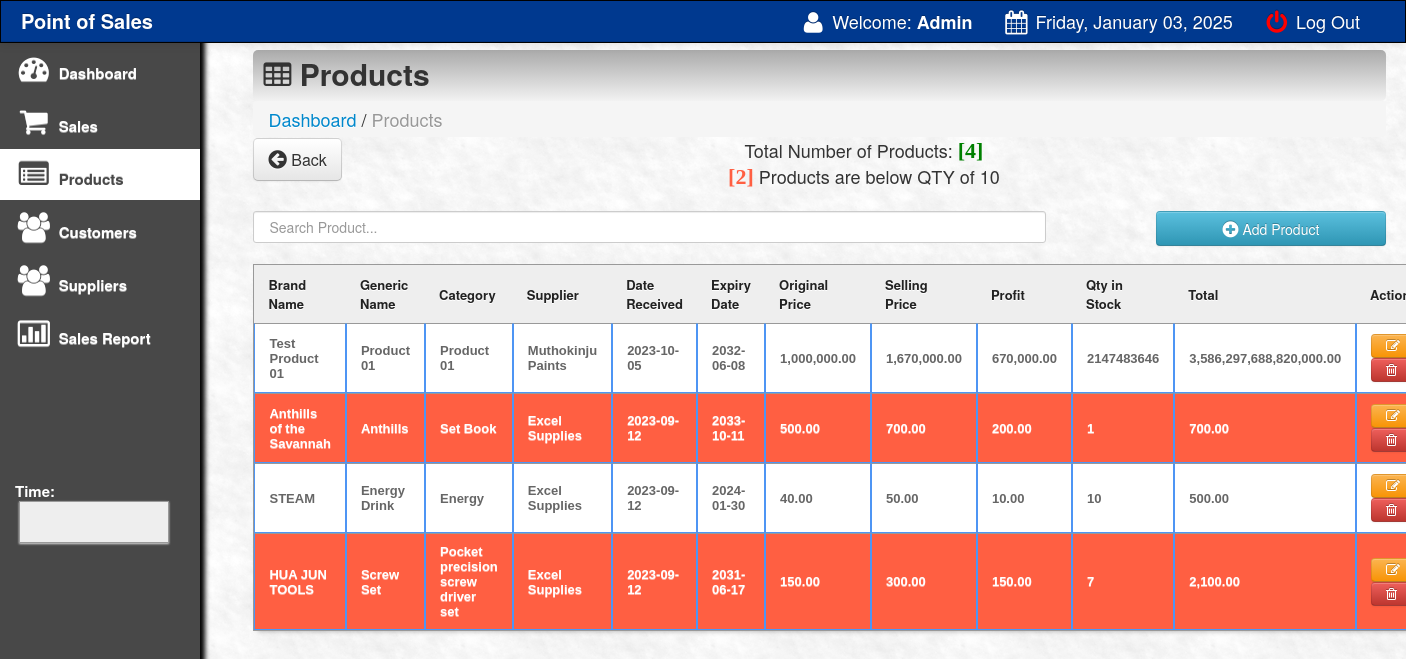
Screenshot of /main/products.php (signed in) with the database file from the repository.
### tables this page shows
CREATE TABLE `products` (
  `product_id` int(11) NOT NULL,
  `product_code` varchar(200) NOT NULL,
  `gen_name` varchar(200) NOT NULL,
  `product_name` varchar(200) NOT NULL,
  `cost` varchar(100) NOT NULL,
  `o_price` varchar(100) NOT NULL,
  `price` varchar(100) NOT NULL,
  `profit` varchar(100) NOT NULL,
  `supplier` varchar(100) NOT NULL,
  `onhand_qty` int(10) NOT NULL,
  `qty` int(10) NOT NULL,
  `qty_sold` int(10) NOT NULL,
  `expiry_date` varchar(500) NOT NULL,
  `date_arrival` varchar(500) NOT NULL,
  `b_code` varchar(200) NOT NULL
);

### main/products.php (the view, shortened to what this page needs)
<html>
<head>
 <link href="css/bootstrap.css" rel="stylesheet">
    <link rel="stylesheet" type="text/css" href="css/DT_bootstrap.css">
  <link rel="stylesheet" href="css/font-awesome.min.css">
    <link href="css/bootstrap-responsive.css" rel="stylesheet">
<link href="../style.css" media="screen" rel="stylesheet" type="text/css" />
<link href="src/facebox.css" media="screen" rel="stylesheet" type="text/css" />
</head>
<?php
function createRandomPassword() {
	$chars = "003232303232023232023456789";
	$i = 0;
	$pass = '' ;
	while ($i <= 7) {
		$num = rand() % 33;
		$tmp = substr($chars, $num, 1);
		$pass = $pass . $tmp;
		$i++;
	}
	return $pass;
}
$finalcode='RS-'.createRandomPassword();
?>
<body>
<?php include('navfixed.php');?>
<div class="container-fluid">
      <div class="row-fluid">
	<div class="span2">
          <div class="well sidebar-nav">
              <ul class="nav nav-list">
              <li><a href="index.php"><i class="icon-dashboard icon-2x"></i> Dashboard </a></li>
			<li><a href="sales.php?id=cash&invoice=<?php echo $finalcode ?>"><i class="icon-shopping-cart icon-2x"></i> Sales</a>  </li>
			<li class="active"><a href="products.php"><i class="icon-list-alt icon-2x"></i> Products</a>                                     </li>
			<li><a href="customer.php"><i class="icon-group icon-2x"></i> Customers</a>                                    </li>
			<li><a href="supplier.php"><i class="icon-group icon-2x"></i> Suppliers</a>                                    </li>
			<li><a href="salesreport.php?d1=0&d2=0"><i class="icon-bar-chart icon-2x"></i> Sales Report</a>                </li>
			<br><br><br><br><br><br>
			<li>
			 <div class="hero-unit-clock">
			<form name="clock">
			<font color="white">Time: <br></font>&nbsp;<input style="width:150px;" type="submit" class="trans" name="face" value="">
			</form>
			  </div>
			</li>
				</ul>
          </div>
        </div>
	<div class="span10">
	<div class="contentheader">
			<i class="icon-table"></i> Products
			</div>
			<ul class="breadcrumb">
			<li><a href="index.php">Dashboard</a></li> /
			<li class="active">Products</li>
			</ul>
<div style="margin-top: -19px; margin-bottom: 21px;">
<a  href="index.php"><button class="btn btn-default btn-large" style="float: left;"><i class="icon icon-circle-arrow-left icon-large"></i> Back</button></a>
			<?php
			include('../connect.php');
				$result = $db->prepare("SELECT * FROM products ORDER BY qty_sold DESC");
				$result->execute();
				$rowcount = $result->rowcount();
			?>
			<?php
			include('../connect.php');
				$result = $db->prepare("SELECT * FROM products where qty < 10 ORDER BY product_id DESC");
				$result->execute();
				$rowcount123 = $result->rowcount();
			?>
				<div style="text-align:center;">
			Total Number of Products:  <font color="green" style="font:bold 22px 'Aleo';">[<?php echo $rowcount;?>]</font>
			</div>
			<div style="text-align:center;">
			<font style="color:rgb(255, 95, 66);; font:bold 22px 'Aleo';">[<?php echo $rowcount123;?>]</font> Products are below QTY of 10
			</div>
</div>
<input type="text" style="padding:15px;" name="filter" value="" id="filter" placeholder="Search Product..." autocomplete="off" />
<a rel="facebox" href="addproduct.php"><Button type="submit" class="btn btn-info" style="float:right; width:230px; height:35px;" /><i class="icon-plus-sign icon-large"></i> Add Product</button></a><br><br>
<table class="hoverTable" id="resultTable" data-responsive="table" style="text-align: left;">
	<thead>
		<tr>
			<th width="12%"> Brand Name </th>
			<th width="14%"> Generic Name </th>
			<th width="13%"> Category </th>
			<th width="7%"> Supplier </th>
			<th width="8%"> Date Received </th>
			<th width="8%"> Expiry Date </th>
			<th width="6%"> Original Price </th>
			<th width="6%"> Selling Price </th>
			<th width="6%"> Profit </th>
			<th width="3%"> Qty in Stock </th>
			<th width="8%"> Total </th>
			<th width="8%"> Action </th>
		</tr>
	</thead>
	<tbody>
			<?php
			function formatMoney($number, $fractional=false) {
					if ($fractional) {
						$number = sprintf('%.2f', $number);
					}
					while (true) {
						$replaced = preg_replace('/(-?\d+)(\d\d\d)/', '$1,$2', $number);
						if ($replaced != $number) {
							$number = $replaced;
						} else {
							break;
						}
					}
					return $number;
				}
				include('../connect.php');
				$result = $db->prepare("SELECT *, price * qty as total FROM products ORDER BY product_id DESC");
				$result->execute();
				for($i=0; $row = $result->fetch(); $i++){
				$availableqty=$row['qty'];
				if ($availableqty < 10) {
				echo '<tr class="alert alert-warning record" style="color: #fff; background:rgb(255, 95, 66);">';
				}
				else {
				echo '<tr class="record">';
				}
			?>
			<td><?php echo $row['product_code']; ?></td>
			<td><?php echo $row['gen_name']; ?></td>
			<td><?php echo $row['product_name']; ?></td>
					<td><?php echo $row['supplier']; ?></td>
			<td><?php echo $row['date_arrival']; ?></td>
			<td><?php echo $row['expiry_date']; ?></td>
			<td><?php
			$oprice=$row['o_price'];
			echo formatMoney($oprice, true);
			?></td>
			<td><?php
			$pprice=$row['price'];
			echo formatMoney($pprice, true);
			?></td>
			<td><?php
			$profit=$row['profit'];
			echo formatMoney($profit, true);
			?></td>
			<td><?php echo $row['qty']; ?></td>
			<td>
			<?php
			$total=$row['total'];
			echo formatMoney($total, true);
			?>
			</td>
			<td><a rel="facebox" title="Click to edit the product" href="editproduct.php?id=<?php echo $row['product_id']; ?>"><button class="btn btn-warning"><i class="icon-edit"></i> </button> </a>
			<a href="#" id="<?php echo $row['product_id']; ?>" class="delbutton" title="Click to Delete the product"><button class="btn btn-danger"><i class="icon-trash"></i></button></a></td>
			</tr>
			<?php
				}
			?>
	</tbody>
</table>
</div>
</div>
</div>
</body>
<?php include('footer.php');?>
</html>

### style.css (style rules this page uses)
td a { color:darkblue; }
input { border: 1px solid #999; background: #EEEEEE; padding: 10px; box-shadow:0 1px 2px #ddd; -moz-box-shadow:0 1px 2px #ddd; -webkit-box-shadow:0 1px 2px #ddd; }
#filter { width: 70%; float:left; }
#resultTable { border-collapse: separate; background-color: #FFFFFF; border-spacing: 0; max-width: 100%; }
#resultTable { color: #666666; text-shadow: 0 1px 0 #FFFFFF; width: 100%; border: 1px solid #999999; box-shadow: 0 5px 5px -5px rgba(0, 0, 0, 0.3); margin-top: 13px; }
#resultTable thead tr th { background: none repeat scroll 0 0 #EEEEEE; color: #222222; padding: 10px 14px; text-align: left; border-top: 0 none; font-size: 13px; }
#resultTable tbody tr td { font: bold 13px 'Arial'; text-align: left; padding: 10px 14px; border-top: 1px solid #999999; }
#resultTable td { padding:7px; border:#4e95f4 1px solid; }
#resultTable tr { background: #fff; }

### main/products.php (style rules this page uses)
body { padding-top: 60px; padding-bottom: 40px; }
.sidebar-nav { padding: 9px 0; }

### rows the page displays
products: product_code "Test Product 01", gen_name "Product 01", product_name "Product 01", supplier "Muthokinju Paints", date_arrival "2023-10-05", expiry_date "2032-06-08", o_price "1,000,000.00", price "1,670,000.00", profit "670,000.00", qty "2147483646", total "3,586,297,688,820,000.00"
products: product_code "Anthills of the Savannah", gen_name "Anthills", product_name "Set Book", supplier "Excel Supplies", date_arrival "2023-09-12", expiry_date "2033-10-11", o_price "500.00", price "700.00", profit "200.00", qty "1", total "700.00"
products: product_code "STEAM", gen_name "Energy Drink", product_name "Energy", supplier "Excel Supplies", date_arrival "2023-09-12", expiry_date "2024-01-30", o_price "40.00", price "50.00", profit "10.00", qty "10", total "500.00"
products: product_code "HUA JUN TOOLS", gen_name "Screw Set", product_name "Pocket precision screw driver set", supplier "Excel Supplies", date_arrival "2023-09-12", expiry_date "2031-06-17", o_price "150.00", price "300.00", profit "150.00", qty "7", total "2,100.00"

### other values shown
$_SESSION['SESS_FIRST_NAME'] "Admin"
$new "Friday, January 03, 2025"
$rowcount "4"
$rowcount123 "2"
